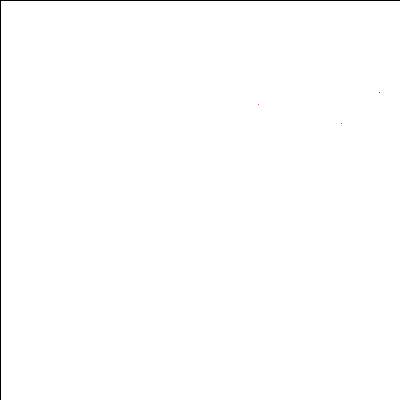
Frame 1 (no input)
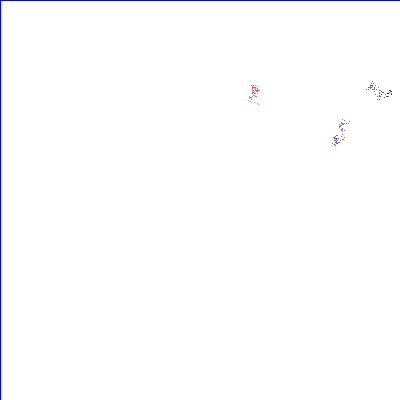
Frame 60 (the mouse pressed at the canvas centre just before this capture)
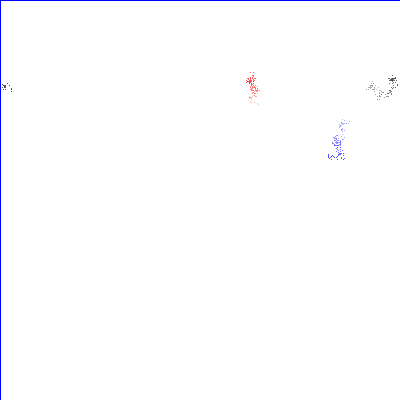
Frame 120 (the mouse held since frame 60 and released just before this capture)

The Processing sketch that drew these frames (run headless with seeded random() and noise(); from frame 60 on, the mouse is pressed at the canvas centre):

// Processing sketch: walkerTorus
// ── walkerTorus.pde
//random walk on a torus

class walker {
  float x;
  float y;
  color c;

  walker(color tempC, float tempX, float tempY) { 
    // x = width/2; //walker starts in the middle of the screen
    // y = width/2;
    c = tempC;
    x = tempX;
    y = tempY;
  }

  //this function displyas the postion of the walker as a dot on the screen
  void display() { 
    stroke(c);
    point(x, y);
  }

  //this function lets the walker take a step in a random direction
  void step() {
    float stepx = random(-3, 3); //horizontal component
    float stepy = random(-3, 3); //vertical component
    x += stepx;
    y += stepy;
    //movement on a torus!
    if (x >= width) {
      x -= width;
    }
    if (x < 0) {
      x += width;
    }
    if (y >= height) {
      y -= height;
    }
    if (y < 0) {
      y += height;
    }
  }
}

//MAIN

walker w; //declare new object
walker v;
walker u;

void setup() {
  size(400, 400);
  w = new walker(color(255, 0, 0), random(0, width), random(0, height));
  v = new walker(color(0), random(0,width), random(0,height));
  u = new walker(color(0,0,255), random(0,width), random(0,height));
  background(255);
}  

void draw() {
  fill(255, 2); //second (or fourth) argument indicates the opacity. 255=100%
  rect(0, 0, width, height);
  w.step();
  w.display();
  v.step();
  v.display();
  u.step();
  u.display();
}
